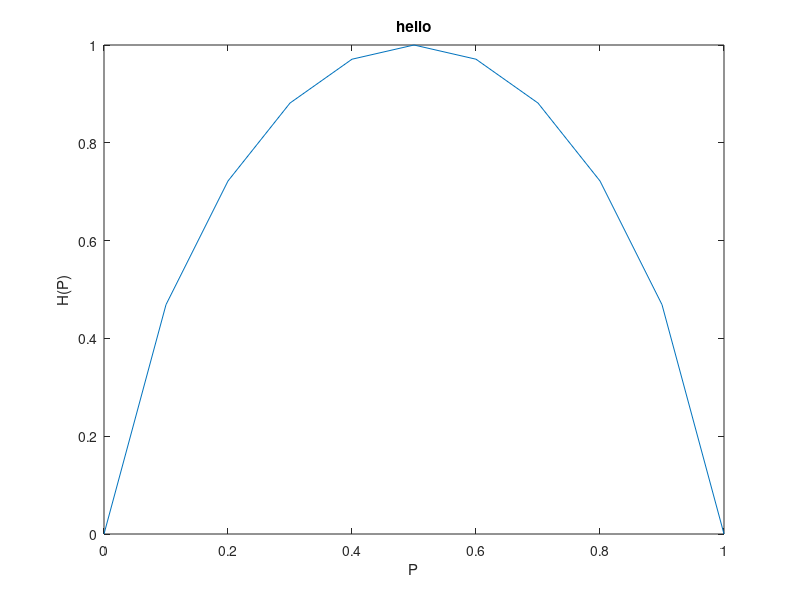

Recreate this plot in MATLAB.
clc;
clear;
x1=(0:000000.1:1);
x2=flip(x1);
res=[];
for n=1:1:length(x1)
    p1=-x1(n)*log2(x1(n));
    if isnan(p1) p1=0; 
    end
    
    p2=-x2(n)*log2(x2(n));
    if isnan(p2) p2=0; 
    end
    res=[res p1+p2];
end
disp(res)

plot(x1,res)
title('hello');
xlabel('P');
ylabel('H(P)');